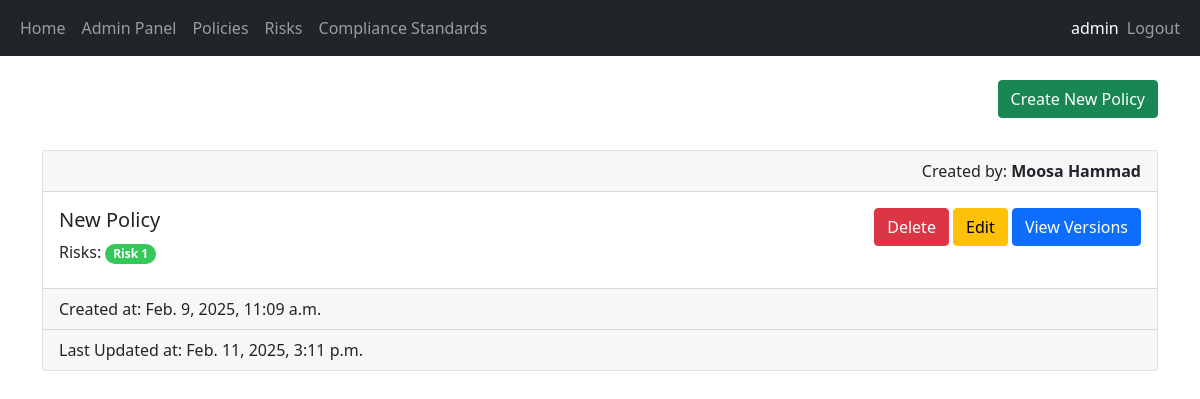
/policy-list (signed in), run on the app's committed database.
### security/models.py (models this page shows, shortened)
class Policy(models.Model):
    Status = [
        ("DRAFT", "Draft"),
        ("IN_REVIEW", "In Review"),
        ("APPROVED", "Approved"),
        ("ACTIVE", "Active"),
        ("ARCHIVED", "Archived"),
    ]
    title = models.CharField(max_length=100)
    content = models.TextField(max_length=250)
    status = models.CharField(max_length=25, choices=Status, default="DRAFT")
    created_by = models.ForeignKey(User, on_delete=models.CASCADE)
    created_at = models.DateTimeField(auto_now_add=True)
    updated_at = models.DateTimeField(auto_now=True)
    risks = models.ManyToManyField(Risk)
    compliance_standards = models.ManyToManyField(ComplianceStandard)
    tracker = FieldTracker()
    version_count = models.IntegerField(default=0)

class Risk(models.Model):
    Severity_Levels = [
        ("LOW", "Low"),
        ("MEDIUM", "Medium"),
        ("HIGH", "High"),
        ("CRITICAL", "Critical"),
    ]
    name = models.CharField(max_length=100)
    description = models.TextField(max_length=250)
    severity = models.CharField(max_length=100, choices=Severity_Levels, default="LOW")
    updated_at = models.DateTimeField(auto_now=True)
    tracker = FieldTracker()

### security/views.py (the view, shortened to what this page needs)
# urls.py: path('policy-list', views.view_policies, name='view_policies'),
@login_required(login_url="/login")
@permission_required(["security.view_policy", "security.delete_policy"], login_url="/access-denied")
def view_policies(request):
    policies = Policy.objects.all()
    return render(request, 'security/list_policy.html', {"policies": policies})

### security/templates/security/list_policy.html (shortened to what this page needs)
{% extends 'main/base.html' %}
{% block content %}
<div class="text-end">
    <a class="btn btn-success" href="/create-policy">Create New Policy</a>
</div>
<br/>
{% for policy in policies %}
<div class="card mt-2">
    <div class="card-header text-end">Created by: <strong>{{ policy.created_by.first_name }} {{ policy.created_by.last_name }}</strong></div>
    <div class="card-body d-flex flex-row justify-content-between">
        <div class="card-title">
            <h5>{{ policy.title }}</h5>
            <span>Risks: </span>
            {% for risk in policy.risks.all %}
                <span class="badge rounded-pill {{risk.get_severity_display.lower}}-severity">{{risk.name}}</span>
            {% endfor %}
        </div>
        <div>
            <form method="post">
                {% if perms.security.delete_policy %}
                <button type="submit" class="btn btn-danger" name="policy-id-delete" value="{{policy.id}}">Delete</button>
                {% endif %}
                {% if perms.security.change_policy %}
                <a class="btn btn-warning" href="{% url 'edit_policy' policy.pk %}">Edit</a>
                {% endif %}
                {% if perms.security.view_policyversion %}
                <a class="btn btn-primary" href="{% url 'view_policy_versions' policy.pk %}">View Versions</a>
                {% endif %}
            </form>
        </div>
    </div>
    <div class="card-footer">Created at: {{ policy.created_at }}</div>
    <div class="card-footer">Last Updated at: {{ policy.updated_at }}</div>
</div>
<br/>
{% empty %}
<p>No policies available.</p>
{% endfor %}
{% endblock %}

### main/templates/main/base.html (shortened to what this page needs)
<!DOCTYPE html>
<html lang="en">
<head>
    <link href="https://cdn.jsdelivr.net/npm/bootstrap@5.0.2/dist/css/bootstrap.min.css" rel="stylesheet">
    {% load static %}
    <link rel="stylesheet" href="{% static 'main/style.css' %}" />
</head>
<body>
    <nav class="navbar navbar-expand-lg navbar-dark bg-dark">
        <div class="container-fluid">
            <div>
                <ul class="navbar-nav">
                    <li class="nav-item">
                        <a class="nav-link" href="/home">Home</a>
                    </li>
                    {% if user.is_superuser %}
                        <li class="nav-item">
                            <a class="nav-link" href="{% url 'admin:index' %}">Admin Panel</a>
                        </li>
                    {% endif %}
                    {% if perms.security.view_policy %}
                    <li class="nav-item">
                        <a class="nav-link" href="/policy-list">Policies</a>
                    </li>
                    {% endif %}
                    {% if perms.security.view_risk %}
                    <li class="nav-item">
                        <a class="nav-link" href="/risk-list">Risks</a>
                    </li>
                    {% endif %}
                    {% if perms.security.view_compliancestandard %}
                    <li class="nav-item">
                        <a class="nav-link" href="/compliance-standard-list">Compliance Standards</a>
                    </li>
                    {% endif %}
                </ul>
            </div>
            <div>
                <ul class="navbar-nav">
                    {% if user.is_authenticated %}
                    <span class="navbar-text text-white">{{ user.username }}</span>
                    <li class="nav-item">
                        <a class="nav-link" href="/logout">Logout</a>
                    </li>
                    {% else %}
                    <li class="nav-item">
                        <a class="nav-link" href="/login">Login</a>
                    </li>
                    {% endif %}
                </ul>
            </div>
        </div>
    </nav>
    <br/>
    <div class="container">
        {% block content %}
        {% endblock %}
    </div>
</body>
</html>

### main/static/main/style.css (style rules this page uses)
.low-severity { background-color: #34C759; }

### data on the page
Policy: created_by.first_name "Moosa", created_by.last_name "Hammad", title "New Policy", {{ policy.id }} 18 (drawn), created_at "Feb. 9, 2025, 11:09 a.m.", updated_at "Feb. 11, 2025, 3:11 p.m."
Risk: name "Risk 1"

### other printed values
{{ user.username }} "admin"
